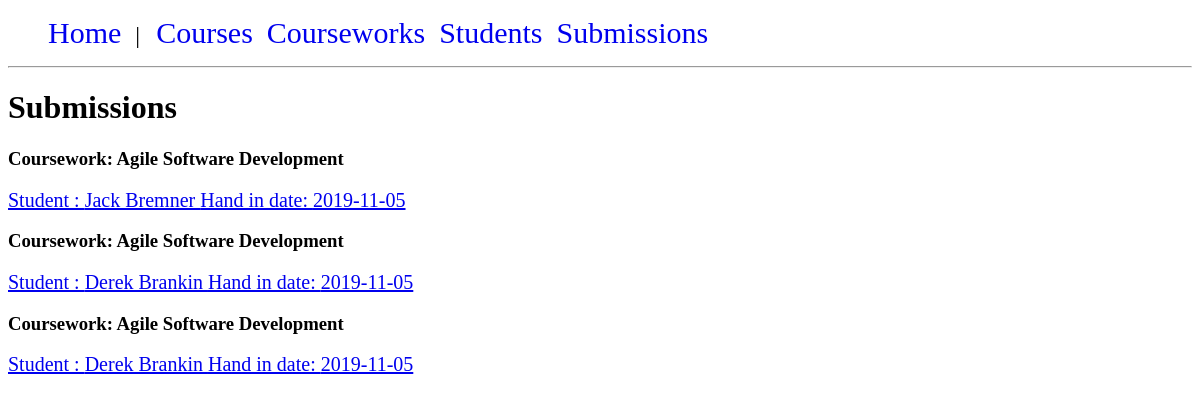
Screenshot of /submissions/all_submissions.php with the database file from the repository.
### tables this page shows
CREATE TABLE "submissions" (
	"submission_id"	INTEGER NOT NULL PRIMARY KEY AUTOINCREMENT UNIQUE,
	"coursework_id"	INTEGER NOT NULL,
	"student_id"	INTEGER NOT NULL,
	"mark"	INTEGER(100),
	"hand_in_date"	DATE NOT NULL,
	"second_submission"	BOOLEAN NOT NULL DEFAULT 0,
	"grade"	TEXT(3),
	FOREIGN KEY("coursework_id") REFERENCES "courseworks"("coursework_id"),
	FOREIGN KEY("student_id") REFERENCES "students"("student_id")
);

CREATE TABLE "courses" (
	"course_id"	INTEGER NOT NULL PRIMARY KEY AUTOINCREMENT UNIQUE,
	"name"	TEXT(50) NOT NULL
);

CREATE TABLE "students" (
	"student_id"	INTEGER NOT NULL UNIQUE,
	"name"	TEXT(50) NOT NULL,
	PRIMARY KEY("student_id")
);

### submissions/submission_functions.php (called while the page is built, shortened)
<?php
if (php_sapi_name() == "cli") {
    require_once getcwd().'../database/dbconnection.php';
} else {
    require_once $_SERVER['DOCUMENT_ROOT'].'/database/dbconnection.php';
}
function getAllSubmissions() {
    $query = "SELECT submission_id, hand_in_date, stu.name as student_name, c.name as coursework_name FROM submissions sub
    JOIN students stu ON sub.student_id = stu.student_id
    JOIN courses c ON sub.coursework_id = c.course_id
    ORDER BY hand_in_date";
    $submissions = DB::run($query)->fetchAll(PDO::FETCH_ASSOC);
    return $submissions;
}

### database/dbconnection.php (called while the page is built, shortened)
<?php
class DB {
    private static $instance = null;
    private static $pdo;
    public function __construct() {
        if (php_sapi_name() == "cli") {
            self::$pdo = new PDO("sqlite:database/courseworkapp.db");
        }
        else {
            self::$pdo = new PDO("sqlite:".$_SERVER['DOCUMENT_ROOT']."/database/courseworkapp.db");
        }
}
    public static function getInstance() : DB {
        if(!self::$instance)
        {
            self::$instance = new DB();
        }
        return self::$instance;
    }
    public static function run($sql, $params = NULL) {
        $stmt = self::$pdo->prepare($sql);
        $stmt->execute($params);
        return $stmt;
    }
}

### submissions/all_submissions.php (the view, shortened to what this page needs)
<?php
require_once 'submission_functions.php';
$submissions = getAllSubmissions();
echo '<h1>Submissions</h1>';
if ($submissions) {
    foreach ($submissions as $submission) {
        echo '<h3>Coursework: ' . $submission['coursework_name'] . '</h3>';
        echo "<a href='submission_details.php?id=" . $submission['submission_id'] . "'> Student : " . $submission['student_name']
              . "  Hand in date: " . $submission['hand_in_date'] . "</a>\n";
    }
} else {
    echo "<p>No submissions for this course</p>";
}

### css/stylesheet.css (style rules this page uses)
#menu ul { list-style: none; }
#menu li { display: inline; padding-right: 10px; font-size: 24px; }
#menu a { text-decoration: none; font-size: 30px; }
a, p { font-size: 20px; }

### rows the page displays
submissions: courses.name "Agile Software Development", student.name "Jack Bremner", hand_in_date "2019-11-05"
submissions: courses.name "Agile Software Development", student.name "Derek Brankin", hand_in_date "2019-11-05"
submissions: courses.name "Agile Software Development", student.name "Derek Brankin", hand_in_date "2019-11-05"
